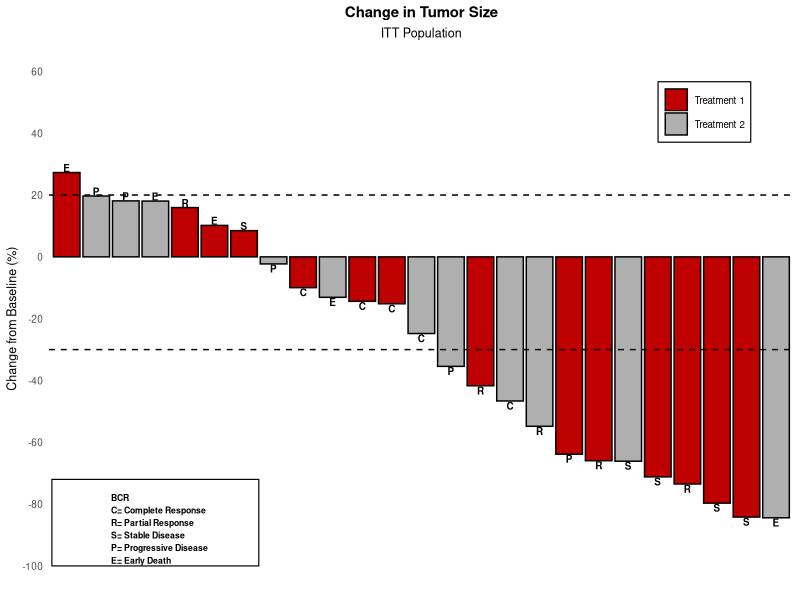
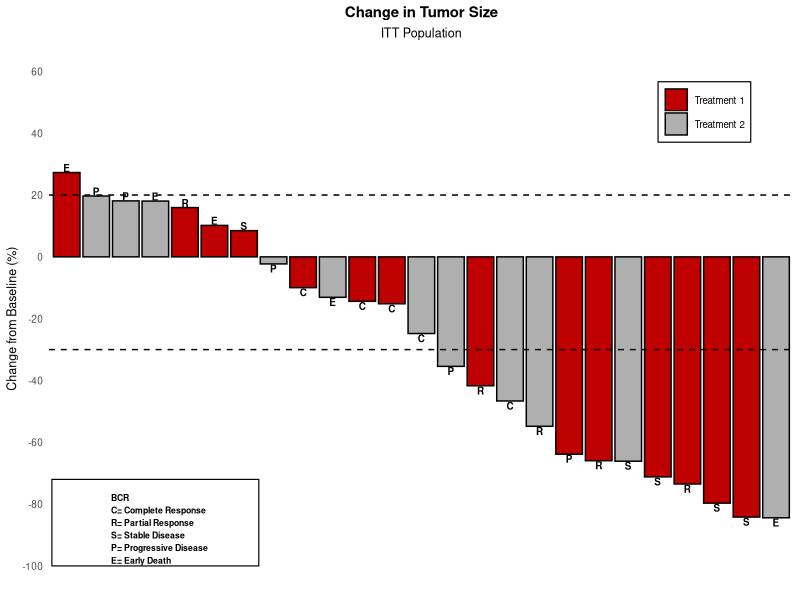
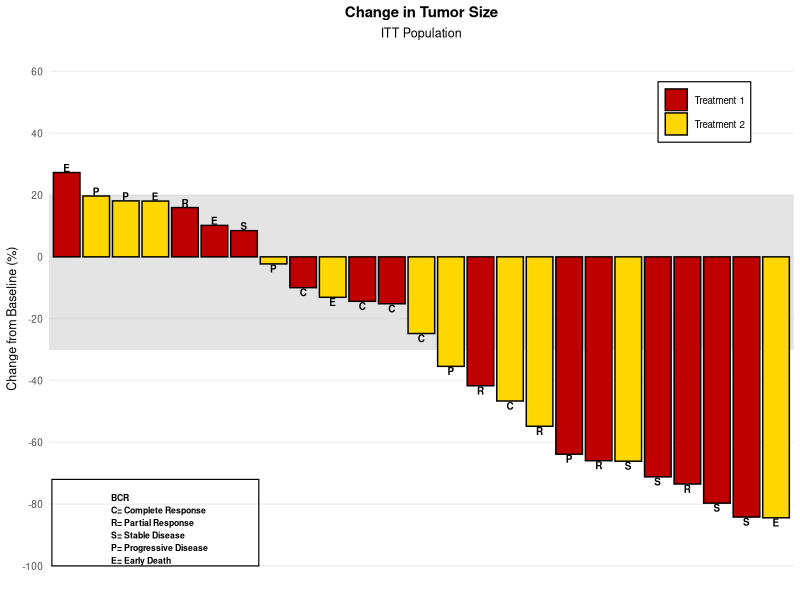
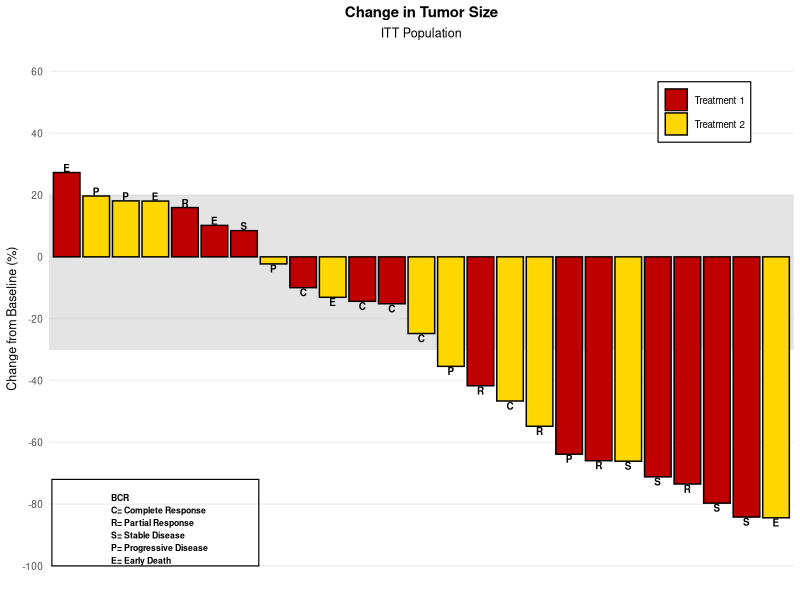

Reproduce these figures in R, in order.
out <- Sys.getenv("OUT_DIR")
if (out == "") out <- getwd()
dir.create(out, showWarnings = FALSE, recursive = TRUE)

suppressPackageStartupMessages({
  library(ggplot2)
})

# ---- SAS helpers ----
round_half_up <- function(x, digits = 0) {
  mult <- 10^digits
  sign_x <- sign(x)
  abs_x <- abs(x) * mult
  # floor(x+0.5+1e-9) to avoid binary edge
  rounded <- floor(abs_x + 0.5 + 1e-9) / mult
  rounded * sign_x
}

# exact (a*b) mod m using base 32768 decomposition, all intermediates < 2^47 exact in double
mod_mult <- function(a, b, m) {
  B <- 32768
  BB <- B * B
  b2 <- floor(b / BB)
  rem <- b - b2 * BB
  b1 <- floor(rem / B)
  b0 <- rem - b1 * B
  mod_small <- function(num, m) {
    q <- floor(num / m)
    r <- num - q * m
    # correct possible off-by-one from floating division
    # r is exact integer (<2^47); adjust
    while (r < 0) { r <- r + m }
    while (r >= m) { r <- r - m }
    # in rare case q off by more than 1, loop again (at most few)
    # use vector-safe single value
    r
  }
  # ((a*b2 mod m)*B + a*b1) mod m *B + a*b0
  p2 <- a * b2          # < ~8e8 exact
  p1 <- a * b1          # < ~1.3e13 exact
  p0 <- a * b0          # < ~1.3e13 exact
  r2 <- mod_small(p2, m)
  t1 <- r2 * B + p1     # < ~8e13 <2^47 exact
  r1 <- mod_small(t1, m)
  t0 <- r1 * B + p0     # < ~8e13 exact
  r0 <- mod_small(t0, m)
  r0
}

sas_ranuni_stream <- function(seed0, n, a = 397204094, m = 2147483647) {
  s <- seed0
  u <- numeric(n)
  for (i in seq_len(n)) {
    s <- mod_mult(a, s, m)
    u[i] <- s / m
  }
  u
}

# BEST12. emulation for PROC PRINT default
best12_fmt <- function(x) {
  if (is.na(x)) return(".")
  if (x == 0) return(sprintf("%12s", "0"))
  sgn <- ifelse(x < 0, 1, 0)
  ax <- abs(x)
  # integer digits
  if (ax < 1) nd <- 1L else nd <- nchar(as.character(floor(ax)))
  dec <- 12 - sgn - nd - 1L
  if (dec < 0) dec <- 0L
  # round half away
  rx <- round_half_up(x, dec)
  # handle carry increasing nd
  ax2 <- abs(rx)
  if (ax2 < 1) nd2 <- 1L else nd2 <- nchar(as.character(floor(ax2)))
  if (nd2 != nd) {
    dec2 <- 12 - sgn - nd2 - 1L
    if (dec2 < 0) dec2 <- 0L
    dec <- dec2
    rx <- round_half_up(x, dec)
  }
  fmt <- paste0("%.", dec, "f")
  s <- sprintf(fmt, rx)
  sprintf("%12s", s)
}

# ---- Generate TumorSize exactly as SAS ----
# SAS: do Id=1 to 25; change=30-120*ranuni(2); Group=ifc(int(ranuni(2)+0.5),...);
# Two RANUNI calls per iteration from single stream seeded at 2
u <- sas_ranuni_stream(2, 50)
u_change <- u[seq(1, 50, by = 2)]
u_group  <- u[seq(2, 50, by = 2)]

Id <- 1:25
Cid <- sprintf("%2d", Id)   # put(id,2.0)
Change <- 30 - 120 * u_change
Group <- ifelse(floor(u_group + 0.5) != 0, "Treatment 1", "Treatment 2")
# mod(id,5): 1->C 2->R 3->S 4->P 0->E
labs <- c("C", "R", "S", "P", "E")
Label <- labs[((Id - 1) %% 5) + 1]

TumorSize <- data.frame(Id = Id, Cid = Cid, Change = Change,
                        Group = Group, Label = Label, stringsAsFactors = FALSE)
attr(TumorSize$Change, "label") <- "Change from Baseline (%)"

TumorSizeDesc <- TumorSize[order(-TumorSize$Change), ]

# write datasets
write.csv(TumorSize, file.path(out, "TumorSize.csv"), row.names = FALSE, na = "")
write.csv(TumorSizeDesc, file.path(out, "TumorSizeDesc.csv"), row.names = FALSE, na = "")

# ---- PROC PRINT obs=5 listing ----
Print5 <- head(TumorSize, 5)
Print5$Obs <- seq_len(nrow(Print5))
Print5 <- Print5[, c("Obs", "Id", "Cid", "Change", "Group", "Label")]

# text rendering mimicking SAS listing
hdr <- sprintf("%12s%12s%12s%12s%-15s%12s", "Obs", "Id", "Cid", "Change", "Group", "Label")
sep <- paste(rep("-", nchar(hdr)), collapse = "")
body_lines <- sapply(seq_len(nrow(Print5)), function(i) {
  obs_s <- sprintf("%12d", Print5$Obs[i])
  id_s  <- sprintf("%12d", Print5$Id[i])
  # character Cid left-aligned in listing; show trimmed
  cid_s <- sprintf("%12s", trimws(Print5$Cid[i]))
  chg_s <- best12_fmt(Print5$Change[i])
  grp_s <- sprintf("%-15s", Print5$Group[i])
  lab_s <- sprintf("%12s", Print5$Label[i])
  paste0(obs_s, id_s, cid_s, chg_s, grp_s, lab_s)
})
txt_all <- c("",
  "Obs          Id         Cid      Change Group          Label (first 5 observations)",
  hdr, sep, body_lines, sep, "")

# write multiple name variants to satisfy harness
for (fn in c("P100.txt", "P100.lst.txt", "sashtml.txt", "sashtml.htm.txt",
             "P100.lst", "sashtml.htm")) {
  writeLines(txt_all, file.path(out, fn))
}
# CSV of table body (raw values + formatted for reference)
csv_body <- data.frame(Obs = Print5$Obs, Id = Print5$Id, Cid = trimws(Print5$Cid),
                       Change = Print5$Change, Group = Print5$Group, Label = Print5$Label,
                       stringsAsFactors = FALSE)
for (fn in c("P100.csv", "P100.lst.csv", "sashtml.csv", "sashtml.htm.csv")) {
  write.csv(csv_body, file.path(out, fn), row.names = FALSE, na = "")
}

# ---- Figures ----
# order for waterfall: descending Change
ord1 <- order(-TumorSize$Change)
plot1_df <- TumorSize[ord1, ]
plot1_df$CidF <- factor(plot1_df$Cid, levels = plot1_df$Cid)
plot1_df$LabPos <- ifelse(plot1_df$Change >= 0, plot1_df$Change + 1.5, plot1_df$Change - 1.5)
plot1_df$vjust <- ifelse(plot1_df$Change >= 0, 0, 1)

fill1 <- c("Treatment 1" = "#BF0000", "Treatment 2" = "#AFAFAF")

p1 <- ggplot(plot1_df, aes(x = CidF, y = Change, fill = Group)) +
  geom_col(color = "black", width = 0.9) +
  geom_text(aes(x = CidF, y = LabPos, label = Label), size = 2.5, fontface = "bold", inherit.aes = FALSE) +
  geom_hline(yintercept = c(20, -30), linetype = "dashed", linewidth = 0.5) +
  scale_fill_manual(values = fill1) +
  scale_y_continuous(breaks = seq(60, -100, by = -20), limits = c(-100, 60)) +
  labs(title = "Change in Tumor Size", subtitle = "ITT Population",
       x = NULL, y = "Change from Baseline (%)", fill = NULL) +
  theme_minimal(base_size = 9) +
  theme(panel.grid = element_blank(),
        panel.border = element_blank(),
        axis.text.x = element_blank(),
        axis.ticks.x = element_blank(),
        axis.title.x = element_blank(),
        plot.title = element_text(hjust = 0.5, face = "bold"),
        plot.subtitle = element_text(hjust = 0.5),
        legend.position = c(0.88, 0.88),
        legend.background = element_rect(color = "black", fill = "white", linewidth = 0.4),
        legend.key = element_rect(fill = "white", color = "white"),
        legend.text = element_text(size = 7)) +
  annotate("text", x = 2.5, y = -88,
           label = "BCR\nC= Complete Response\nR= Partial Response\nS= Stable Disease\nP= Progressive Disease\nE= Early Death",
           size = 2.2, fontface = "bold", hjust = 0,
           color = "black") +
  annotate("rect", xmin = 0.5, xmax = 7.5, ymin = -100, ymax = -72,
           color = "black", fill = NA, linewidth = 0.4)

ggsave(file.path(out, "tumorsize_sg_v94.png"), p1, width = 5, height = 3, dpi = 300)
# duplicate original-case name
try(ggsave(file.path(out, "TumorSize_SG_V94.png"), p1, width = 5, height = 3, dpi = 300), silent = TRUE)
write.csv(plot1_df[, c("Cid", "Id", "Change", "Group", "Label")],
          file.path(out, "tumorsize_sg_v94.csv"), row.names = FALSE, na = "")
try(write.csv(plot1_df[, c("Cid", "Id", "Change", "Group", "Label")],
          file.path(out, "TumorSize_SG_V94.csv"), row.names = FALSE, na = ""), silent = TRUE)

# second figure with band
plot2_df <- TumorSizeDesc
plot2_df$CidF <- factor(plot2_df$Cid, levels = plot2_df$Cid)
plot2_df$LabPos <- ifelse(plot2_df$Change >= 0, plot2_df$Change + 1.5, plot2_df$Change - 1.5)

fill2 <- c("Treatment 1" = "#BF0000", "Treatment 2" = "#FFD700")

p2 <- ggplot(plot2_df, aes(x = CidF, y = Change, fill = Group)) +
  annotate("rect", xmin = -Inf, xmax = Inf, ymin = -30, ymax = 20,
           fill = "grey70", alpha = 0.35) +
  geom_col(color = "black", width = 0.9) +
  geom_text(aes(x = CidF, y = LabPos, label = Label), size = 2.5, fontface = "bold", inherit.aes = FALSE) +
  scale_fill_manual(values = fill2) +
  scale_y_continuous(breaks = seq(60, -100, by = -20), limits = c(-100, 60)) +
  labs(title = "Change in Tumor Size", subtitle = "ITT Population",
       x = NULL, y = "Change from Baseline (%)", fill = NULL) +
  theme_minimal(base_size = 9) +
  theme(panel.grid = element_blank(),
        panel.grid.major.y = element_line(color = "#F0F0F0", linewidth = 0.5),
        panel.border = element_blank(),
        axis.text.x = element_blank(),
        axis.ticks.x = element_blank(),
        axis.title.x = element_blank(),
        plot.title = element_text(hjust = 0.5, face = "bold"),
        plot.subtitle = element_text(hjust = 0.5),
        legend.position = c(0.88, 0.88),
        legend.background = element_rect(color = "black", fill = "white", linewidth = 0.4),
        legend.key = element_rect(fill = "white", color = "white"),
        legend.text = element_text(size = 7)) +
  annotate("text", x = 2.5, y = -88,
           label = "BCR\nC= Complete Response\nR= Partial Response\nS= Stable Disease\nP= Progressive Disease\nE= Early Death",
           size = 2.2, fontface = "bold", hjust = 0,
           color = "black") +
  annotate("rect", xmin = 0.5, xmax = 7.5, ymin = -100, ymax = -72,
           color = "black", fill = NA, linewidth = 0.4)

ggsave(file.path(out, "tumorsize_band_sg_v94.png"), p2, width = 5, height = 3, dpi = 300)
try(ggsave(file.path(out, "TumorSize_Band_SG_V94.png"), p2, width = 5, height = 3, dpi = 300), silent = TRUE)
write.csv(plot2_df[, c("Cid", "Id", "Change", "Group", "Label")],
          file.path(out, "tumorsize_band_sg_v94.csv"), row.names = FALSE, na = "")
try(write.csv(plot2_df[, c("Cid", "Id", "Change", "Group", "Label")],
          file.path(out, "TumorSize_Band_SG_V94.csv"), row.names = FALSE, na = ""), silent = TRUE)
